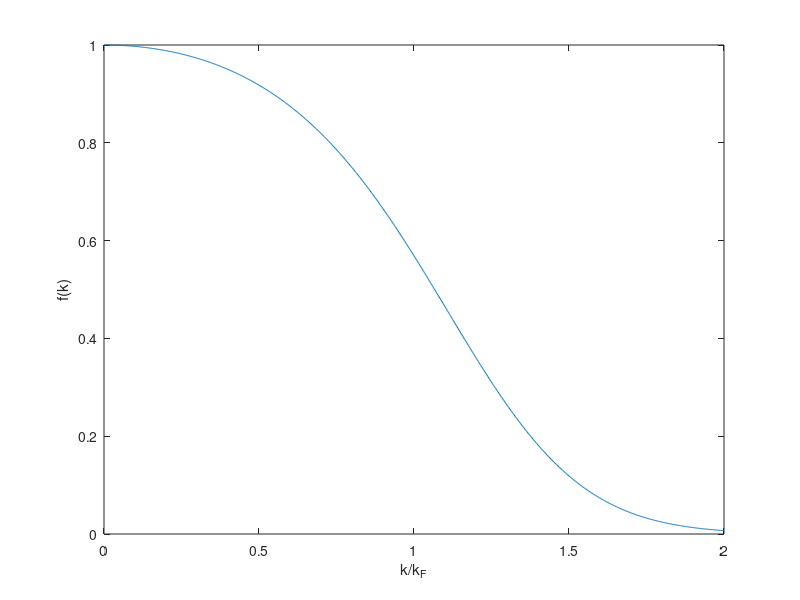

Source code (MATLAB):
addpath('Library');
z=20; %V=r^z;
E_F=1;
V=@(r,z) (r.^z).*(r>-1);
%%
NK=1000;
k=linspace(0,sqrt(E_F)*2,NK);
r=linspace(0,2,1000);
EF_local=max(E_F-V(r,z),0);
kF_local=sqrt(EF_local);
fk_local=@(k,kF,t) 1./(exp((1/t)*(k.^2./kF.^2-1))+1);
t=0.6;
fk=k*0;
for i=1:NK
    fk(i)=trapz(r,2*pi*r.*fk_local(k(i),kF_local,t).*(EF_local).^(3/2));
    %fk(i)=trapz(r,2*pi*r.*fk_local(k(i),kF_local));
end

fk=fk/max(fk);
plot(k,fk)
xlabel('k/k_F');
ylabel('f(k)')